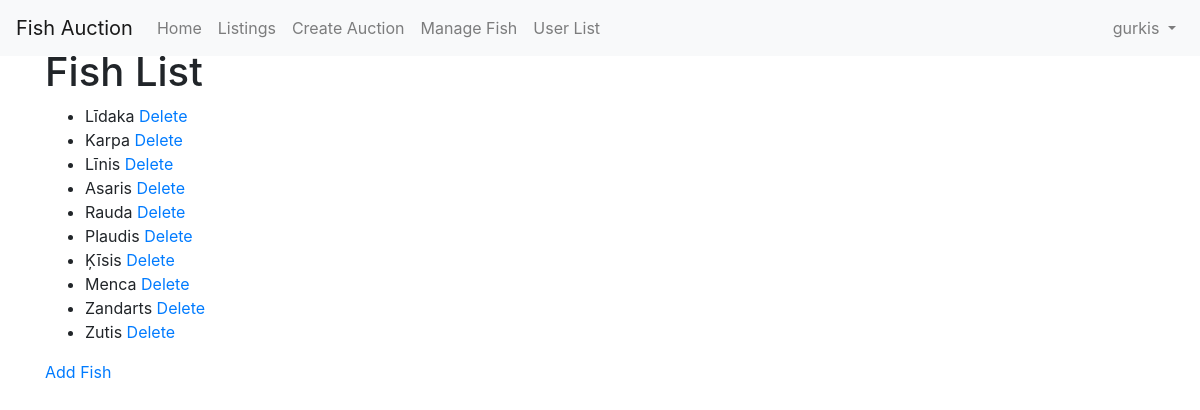
Page /auction/fish/ (signed in) on the committed database.
### auction/models.py (models this page shows, shortened)
class Fish(models.Model):
    name = models.CharField(max_length=100)

### auction/views.py (the view)
# urls.py: path('fish/', views.fish_list, name='fish_list'),
@login_required
def fish_list(request):
    if not (request.user.is_superuser or request.user.userprofile.user_type == 'admin'):
        return redirect('homepage')
    collator = Collator()
    fishes = sorted(Fish.objects.all(), key=lambda fish: collator.sort_key(fish.name))
    return render(request, 'auction/fish_list.html', {'fishes': fishes})

### templates/auction/fish_list.html
{% extends 'base.html' %} {% block content %}
<h1>Fish List</h1>
<ul>
  {% for fish in fishes %}
  <li>{{ fish.name }} <a href="{% url 'delete_fish' fish.id %}">Delete</a></li>
  {% endfor %}
</ul>
<a href="{% url 'add_fish' %}">Add Fish</a>
{% endblock %}

### templates/base.html (shortened to what this page needs)
{% load static %}
<!DOCTYPE html>
<html lang="en">
  <head>
    <link rel="stylesheet" href="https://stackpath.bootstrapcdn.com/bootstrap/4.5.2/css/bootstrap.min.css" />
    <link rel="stylesheet" href="{% static 'css/auction.css' %}" />
  </head>
  <body>
    <nav class="navbar navbar-expand-lg navbar-light bg-light fixed-top">
      <a class="navbar-brand" href="{% url 'homepage' %}">Fish Auction</a>
      <div class="collapse navbar-collapse" id="navbarNav">
        <ul class="navbar-nav mr-auto">
          <li class="nav-item">
            <a class="nav-link" href="{% url 'homepage' %}">Home</a>
          </li>
          <li class="nav-item">
            <a class="nav-link" href="{% url 'auction:index' %}">Listings</a>
          </li>
          {% if user.is_authenticated and user.userprofile.user_type in 'seller admin' %}
          <li class="nav-item">
            <a class="nav-link" href="{% url 'auction:create_auction' %}">Create Auction</a>
          </li>
          {% endif %}
          {% if user.is_authenticated and user.userprofile.user_type in 'admin' %}
          <li class="nav-item">
            <a class="nav-link" href="{% url 'auction:fish_list' %}">Manage Fish</a>
          </li>
          {% endif %}
          {% if user.is_authenticated and user.is_superuser %}
          <li class="nav-item">
            <a class="nav-link" href="{% url 'auction:user_list' %}">User List</a>
          </li>
          {% endif %}
        </ul>
        <ul class="navbar-nav ml-auto">
          {% if user.is_authenticated %}
          <li class="nav-item dropdown">
            <a
              class="nav-link dropdown-toggle"
              href="#"
              id="navbarDropdown"
              role="button"
              data-toggle="dropdown"
              aria-haspopup="true"
              aria-expanded="false"
            >
              {{ user.username }}
            </a>
          </li>
          {% endif %}
        </ul>
      </div>
    </nav>
    <div class="container mt-5">{% block content %} {% endblock %}</div>
  </body>
</html>

### rows in the picture
Fish: name "Līdaka"
Fish: name "Karpa"
Fish: name "Līnis"
Fish: name "Asaris"
Fish: name "Rauda"
Fish: name "Plaudis"
Fish: name "Ķīsis"
Fish: name "Menca"
Fish: name "Zandarts"
Fish: name "Zutis"

### other values in the picture
{{ user.username }} "gurkis"
